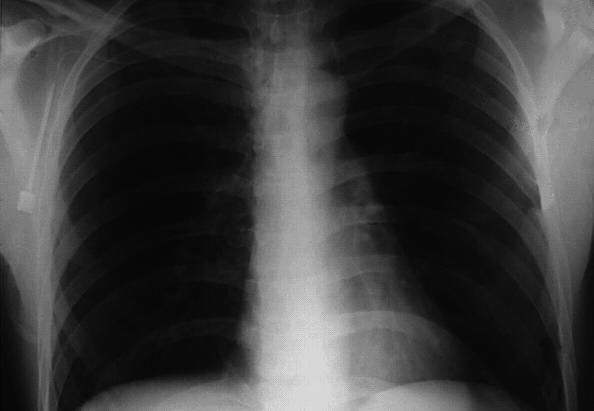
#> input picture Study Stuffs/School/Digital Image Processing/Project-06/xray.png, 594 x 411 px, found by its file name
$ jupyter execute Xray-Image-Enhancement.ipynb
#> lines starting #> are read from the running program, lines starting #| are printed output that depends on the picture
[cell 1]
import cv2
import numpy as np
import matplotlib.pyplot as plt

[cell 2]
xray = cv2.imread('/Users/clcx/Documents/GitHub/My-Python-Learning/Study Stuffs/School/Digital Image Processing/Project-06/xray.png',0)
#> xray is the input picture: shape (411, 594); min 3, max 227, mean 59.4
plt.imshow(xray,cmap='gray')

[cell 3]
hist_values = cv2.calcHist([xray],channels=[0],mask=None,histSize=[256],ranges=[0,256])
#> hist_values = 256 values, max 20865 at index 11, min 0 at index 0, mean 953.6

[cell 4]
plt.plot(hist_values)
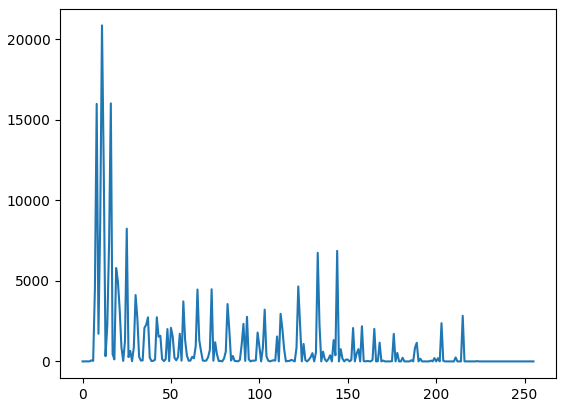
#> figure drawn by matplotlib, 1 panel; curve peaks at x = 11, y = 20865

[cell 5]
eq_xray = cv2.equalizeHist(xray)
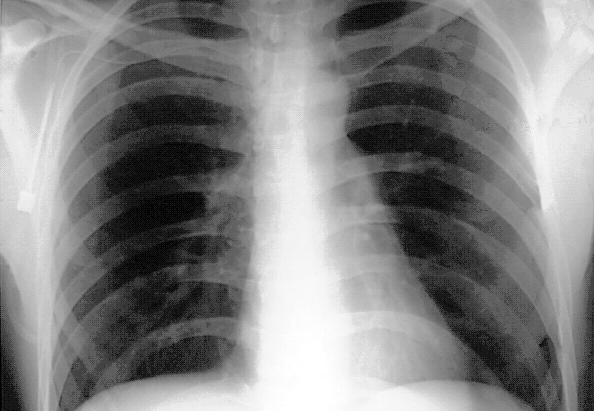
#> eq_xray: shape (411, 594); min 0, max 255, mean 131.3

[cell 6]
hist_values = cv2.calcHist([eq_xray],channels=[0],mask=None,histSize=[256],ranges=[0,256])
#> hist_values = 256 values, max 20865 at index 54, min 0 at index 1, mean 953.6
plt.plot(hist_values)
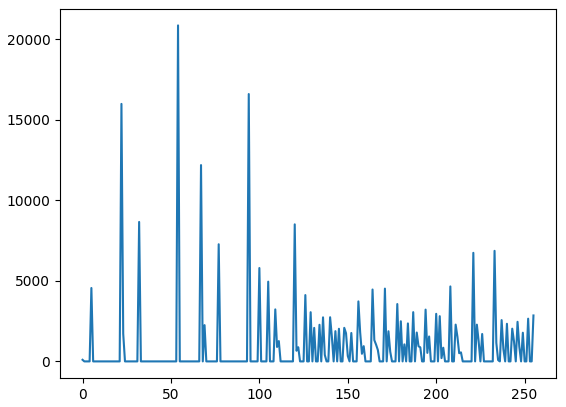
#> figure drawn by matplotlib, 1 panel; curve peaks at x = 54, y = 20865
